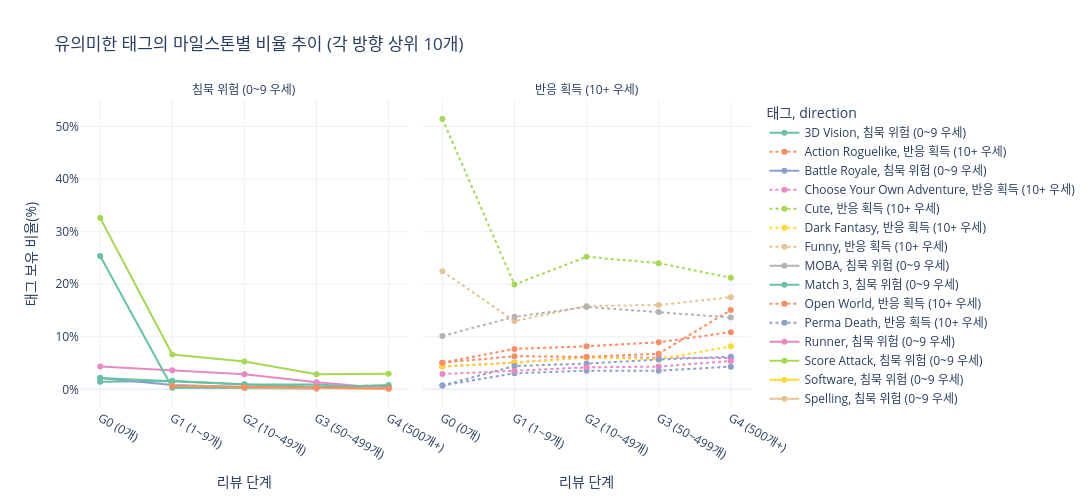

Notebook source saved alongside this figure:
### Code cell
TREND_TOP_N = 10
silence_tags = or_df[or_df["direction"] == "침묵 위험 (0~9 우세)"].head(TREND_TOP_N)["tag"].tolist()
response_tags = or_df[or_df["direction"] == "반응 획득 (10+ 우세)"].head(TREND_TOP_N)["tag"].tolist()
trend_tags = silence_tags + response_tags

trend_df = (
    milestone_tag[milestone_tag["tag"].isin(trend_tags)]
    .assign(milestone=lambda d: pd.Categorical(d["milestone"], categories=MILESTONE_ORDER, ordered=True))
    .sort_values(["tag", "milestone"])
)

# 방향 레이블 부여
direction_map = {t: "침묵 위험 (0~9 우세)" for t in silence_tags}
direction_map.update({t: "반응 획득 (10+ 우세)" for t in response_tags})
trend_df["direction"] = trend_df["tag"].map(direction_map)

color_map = {"침묵 위험 (0~9 우세)": "#e07a5f", "반응 획득 (10+ 우세)": "#3d405b"}

fig = px.line(
    trend_df,
    x="milestone",
    y="ratio",
    color="tag",
    line_dash="direction",
    facet_col="direction",
    markers=True,
    title=f"유의미한 태그의 마일스톤별 비율 추이 (각 방향 상위 {TREND_TOP_N}개)",
    labels={"milestone": "리뷰 단계", "ratio": "태그 보유 비율(%)", "tag": "태그"},
    category_orders={"milestone": MILESTONE_ORDER},
    color_discrete_sequence=px.colors.qualitative.Set2,
)

fig.update_traces(line_width=2, marker_size=6)
fig.update_layout(
    template="plotly_white",
    width=1100,
    height=500,
    hovermode="x unified",
    yaxis=dict(ticksuffix="%"),
    yaxis2=dict(ticksuffix="%"),
)
fig.for_each_annotation(lambda a: a.update(text=a.text.split("=")[-1]))

fig.show()

### Figure 1 — Plotly figure (JSON) as saved in the notebook; plotly's stock layout.template omitted (floating-point values rounded to 4 significant figures)
{"data": [{"hovertemplate": "태그=3D Vision<br>direction=침묵 위험 (0~9 우세)<br>리뷰 단계=%{x}<br>태그 보유 비율(%)=%{y}<extra></extra>", "legendgroup": "3D Vision, 침묵 위험 (0~9 우세)", "line": {"color": "rgb(102,194,165)", "dash": "solid", "width": 2}, "marker": {"size": 6, "symbol": "circle"}, "mode": "lines+markers", "name": "3D Vision, 침묵 위험 (0~9 우세)", "orientation": "v", "showlegend": true, "type": "scatter", "x": ["G0 (0개)", "G1 (1~9개)", "G2 (10~49개)", "G3 (50~499개)", "G4 (500개+)"], "xaxis": "x", "y": [1.449, 1.591, 0.9788, 0.9393, 0.2698], "yaxis": "y"}, {"hovertemplate": "태그=Action Roguelike<br>direction=반응 획득 (10+ 우세)<br>리뷰 단계=%{x}<br>태그 보유 비율(%)=%{y}<extra></extra>", "legendgroup": "Action Roguelike, 반응 획득 (10+ 우세)", "line": {"color": "rgb(252,141,98)", "dash": "dot", "width": 2}, "marker": {"size": 6, "symbol": "circle"}, "mode": "lines+markers", "name": "Action Roguelike, 반응 획득 (10+ 우세)", "orientation": "v", "showlegend": true, "type": "scatter", "x": ["G0 (0개)", "G1 (1~9개)", "G2 (10~49개)", "G3 (50~499개)", "G4 (500개+)"], "xaxis": "x2", "y": [5.072, 7.693, 8.197, 8.957, 10.88], "yaxis": "y2"}, {"hovertemplate": "태그=Battle Royale<br>direction=침묵 위험 (0~9 우세)<br>리뷰 단계=%{x}<br>태그 보유 비율(%)=%{y}<extra></extra>", "legendgroup": "Battle Royale, 침묵 위험 (0~9 우세)", "line": {"color": "rgb(141,160,203)", "dash": "solid", "width": 2}, "marker": {"size": 6, "symbol": "circle"}, "mode": "lines+markers", "name": "Battle Royale, 침묵 위험 (0~9 우세)", "orientation": "v", "showlegend": true, "type": "scatter", "x": ["G0 (0개)", "G1 (1~9개)", "G2 (10~49개)", "G3 (50~499개)", "G4 (500개+)"], "xaxis": "x", "y": [2.174, 0.8412, 0.4486, 0.4025, 0.5396], "yaxis": "y"}, {"hovertemplate": "태그=Choose Your Own Adventure<br>direction=반응 획득 (10+ 우세)<br>리뷰 단계=%{x}<br>태그 보유 비율(%)=%{y}<extra></extra>", "legendgroup": "Choose Your Own Adventure, 반응 획득 (10+ 우세)", "line": {"color": "rgb(231,138,195)", "dash": "dot", "width": 2}, "marker": {"size": 6, "symbol": "circle"}, "mode": "lines+markers", "name": "Choose Your Own Adventure, 반응 획득 (10+ 우세)", "orientation": "v", "showlegend": true, "type": "scatter", "x": ["G0 (0개)", "G1 (1~9개)", "G2 (10~49개)", "G3 (50~499개)", "G4 (500개+)"], "xaxis": "x2", "y": [4.348, 5.093, 6.097, 6.072, 5.935], "yaxis": "y2"}, {"hovertemplate": "태그=Cute<br>direction=반응 획득 (10+ 우세)<br>리뷰 단계=%{x}<br>태그 보유 비율(%)=%{y}<extra></extra>", "legendgroup": "Cute, 반응 획득 (10+ 우세)", "line": {"color": "rgb(166,216,84)", "dash": "dot", "width": 2}, "marker": {"size": 6, "symbol": "circle"}, "mode": "lines+markers", "name": "Cute, 반응 획득 (10+ 우세)", "orientation": "v", "showlegend": true, "type": "scatter", "x": ["G0 (0개)", "G1 (1~9개)", "G2 (10~49개)", "G3 (50~499개)", "G4 (500개+)"], "xaxis": "x2", "y": [51.45, 19.94, 25.22, 24.02, 21.22], "yaxis": "y2"}, {"hovertemplate": "태그=Dark Fantasy<br>direction=반응 획득 (10+ 우세)<br>리뷰 단계=%{x}<br>태그 보유 비율(%)=%{y}<extra></extra>", "legendgroup": "Dark Fantasy, 반응 획득 (10+ 우세)", "line": {"color": "rgb(255,217,47)", "dash": "dot", "width": 2}, "marker": {"size": 6, "symbol": "circle"}, "mode": "lines+markers", "name": "Dark Fantasy, 반응 획득 (10+ 우세)", "orientation": "v", "showlegend": true, "type": "scatter", "x": ["G0 (0개)", "G1 (1~9개)", "G2 (10~49개)", "G3 (50~499개)", "G4 (500개+)"], "xaxis": "x2", "y": [4.348, 5.017, 6.077, 5.736, 8.183], "yaxis": "y2"}, {"hovertemplate": "태그=Funny<br>direction=반응 획득 (10+ 우세)<br>리뷰 단계=%{x}<br>태그 보유 비율(%)=%{y}<extra></extra>", "legendgroup": "Funny, 반응 획득 (10+ 우세)", "line": {"color": "rgb(229,196,148)", "dash": "dot", "width": 2}, "marker": {"size": 6, "symbol": "circle"}, "mode": "lines+markers", "name": "Funny, 반응 획득 (10+ 우세)", "orientation": "v", "showlegend": true, "type": "scatter", "x": ["G0 (0개)", "G1 (1~9개)", "G2 (10~49개)", "G3 (50~499개)", "G4 (500개+)"], "xaxis": "x2", "y": [22.46, 13.0, 15.86, 16.03, 17.54], "yaxis": "y2"}, {"hovertemplate": "태그=MOBA<br>direction=침묵 위험 (0~9 우세)<br>리뷰 단계=%{x}<br>태그 보유 비율(%)=%{y}<extra></extra>", "legendgroup": "MOBA, 침묵 위험 (0~9 우세)", "line": {"color": "rgb(179,179,179)", "dash": "solid", "width": 2}, "marker": {"size": 6, "symbol": "circle"}, "mode": "lines+markers", "name": "MOBA, 침묵 위험 (0~9 우세)", "orientation": "v", "showlegend": true, "type": "scatter", "x": ["G1 (1~9개)", "G2 (10~49개)", "G3 (50~499개)"], "xaxis": "x", "y": [0.3365, 0.1835, 0.1006], "yaxis": "y"}, {"hovertemplate": "태그=Match 3<br>direction=침묵 위험 (0~9 우세)<br>리뷰 단계=%{x}<br>태그 보유 비율(%)=%{y}<extra></extra>", "legendgroup": "Match 3, 침묵 위험 (0~9 우세)", "line": {"color": "rgb(102,194,165)", "dash": "solid", "width": 2}, "marker": {"size": 6, "symbol": "circle"}, "mode": "lines+markers", "name": "Match 3, 침묵 위험 (0~9 우세)", "orientation": "v", "showlegend": true, "type": "scatter", "x": ["G0 (0개)", "G1 (1~9개)", "G2 (10~49개)", "G3 (50~499개)", "G4 (500개+)"], "xaxis": "x", "y": [2.174, 1.606, 0.9176, 0.5032, 0.1799], "yaxis": "y"}, {"hovertemplate": "태그=Open World<br>direction=반응 획득 (10+ 우세)<br>리뷰 단계=%{x}<br>태그 보유 비율(%)=%{y}<extra></extra>", "legendgroup": "Open World, 반응 획득 (10+ 우세)", "line": {"color": "rgb(252,141,98)", "dash": "dot", "width": 2}, "marker": {"size": 6, "symbol": "circle"}, "mode": "lines+markers", "name": "Open World, 반응 획득 (10+ 우세)", "orientation": "v", "showlegend": true, "type": "scatter", "x": ["G0 (0개)", "G1 (1~9개)", "G2 (10~49개)", "G3 (50~499개)", "G4 (500개+)"], "xaxis": "x2", "y": [5.072, 6.302, 6.179, 6.776, 15.11], "yaxis": "y2"}, {"hovertemplate": "태그=Perma Death<br>direction=반응 획득 (10+ 우세)<br>리뷰 단계=%{x}<br>태그 보유 비율(%)=%{y}<extra></extra>", "legendgroup": "Perma Death, 반응 획득 (10+ 우세)", "line": {"color": "rgb(141,160,203)", "dash": "dot", "width": 2}, "marker": {"size": 6, "symbol": "circle"}, "mode": "lines+markers", "name": "Perma Death, 반응 획득 (10+ 우세)", "orientation": "v", "showlegend": true, "type": "scatter", "x": ["G0 (0개)", "G1 (1~9개)", "G2 (10~49개)", "G3 (50~499개)", "G4 (500개+)"], "xaxis": "x2", "y": [0.7246, 3.044, 3.548, 3.556, 4.317], "yaxis": "y2"}, {"hovertemplate": "태그=Runner<br>direction=침묵 위험 (0~9 우세)<br>리뷰 단계=%{x}<br>태그 보유 비율(%)=%{y}<extra></extra>", "legendgroup": "Runner, 침묵 위험 (0~9 우세)", "line": {"color": "rgb(231,138,195)", "dash": "solid", "width": 2}, "marker": {"size": 6, "symbol": "circle"}, "mode": "lines+markers", "name": "Runner, 침묵 위험 (0~9 우세)", "orientation": "v", "showlegend": true, "type": "scatter", "x": ["G0 (0개)", "G1 (1~9개)", "G2 (10~49개)", "G3 (50~499개)", "G4 (500개+)"], "xaxis": "x", "y": [4.348, 3.64, 2.875, 1.342, 0.1799], "yaxis": "y"}, {"hovertemplate": "태그=Score Attack<br>direction=침묵 위험 (0~9 우세)<br>리뷰 단계=%{x}<br>태그 보유 비율(%)=%{y}<extra></extra>", "legendgroup": "Score Attack, 침묵 위험 (0~9 우세)", "line": {"color": "rgb(166,216,84)", "dash": "solid", "width": 2}, "marker": {"size": 6, "symbol": "circle"}, "mode": "lines+markers", "name": "Score Attack, 침묵 위험 (0~9 우세)", "orientation": "v", "showlegend": true, "type": "scatter", "x": ["G0 (0개)", "G1 (1~9개)", "G2 (10~49개)", "G3 (50~499개)", "G4 (500개+)"], "xaxis": "x", "y": [32.61, 6.623, 5.302, 2.851, 2.968], "yaxis": "y"}, {"hovertemplate": "태그=Software<br>direction=침묵 위험 (0~9 우세)<br>리뷰 단계=%{x}<br>태그 보유 비율(%)=%{y}<extra></extra>", "legendgroup": "Software, 침묵 위험 (0~9 우세)", "line": {"color": "rgb(255,217,47)", "dash": "solid", "width": 2}, "marker": {"size": 6, "symbol": "circle"}, "mode": "lines+markers", "name": "Software, 침묵 위험 (0~9 우세)", "orientation": "v", "showlegend": true, "type": "scatter", "x": ["G1 (1~9개)", "G2 (10~49개)", "G3 (50~499개)", "G4 (500개+)"], "xaxis": "x", "y": [0.6883, 0.2855, 0.2348, 0.08993], "yaxis": "y"}, {"hovertemplate": "태그=Spelling<br>direction=침묵 위험 (0~9 우세)<br>리뷰 단계=%{x}<br>태그 보유 비율(%)=%{y}<extra></extra>", "legendgroup": "Spelling, 침묵 위험 (0~9 우세)", "line": {"color": "rgb(229,196,148)", "dash": "solid", "width": 2}, "marker": {"size": 6, "symbol": "circle"}, "mode": "lines+markers", "name": "Spelling, 침묵 위험 (0~9 우세)", "orientation": "v", "showlegend": true, "type": "scatter", "x": ["G1 (1~9개)", "G2 (10~49개)", "G3 (50~499개)", "G4 (500개+)"], "xaxis": "x", "y": [0.5659, 0.4078, 0.1677, 0.08993], "yaxis": "y"}, {"hovertemplate": "태그=Stylized<br>direction=반응 획득 (10+ 우세)<br>리뷰 단계=%{x}<br>태그 보유 비율(%)=%{y}<extra></extra>", "legendgroup": "Stylized, 반응 획득 (10+ 우세)", "line": {"color": "rgb(179,179,179)", "dash": "dot", "width": 2}, "marker": {"size": 6, "symbol": "circle"}, "mode": "lines+markers", "name": "Stylized, 반응 획득 (10+ 우세)", "orientation": "v", "showlegend": true, "type": "scatter", "x": ["G0 (0개)", "G1 (1~9개)", "G2 (10~49개)", "G3 (50~499개)", "G4 (500개+)"], "xaxis": "x2", "y": [10.14, 13.8, 15.68, 14.73, 13.67], "yaxis": "y2"}, {"hovertemplate": "태그=Time Attack<br>direction=침묵 위험 (0~9 우세)<br>리뷰 단계=%{x}<br>태그 보유 비율(%)=%{y}<extra></extra>", "legendgroup": "Time Attack, 침묵 위험 (0~9 우세)", "line": {"color": "rgb(102,194,165)", "dash": "solid", "width": 2}, "marker": {"size": 6, "symbol": "circle"}, "mode": "lines+markers", "name": "Time Attack, 침묵 위험 (0~9 우세)", "orientation": "v", "showlegend": true, "type": "scatter", "x": ["G0 (0개)", "G1 (1~9개)", "G2 (10~49개)", "G3 (50~499개)", "G4 (500개+)"], "xaxis": "x", "y": [25.36, 0.3212, 0.3467, 0.4025, 0.8094], "yaxis": "y"}, {"hovertemplate": "태그=Trivia<br>direction=침묵 위험 (0~9 우세)<br>리뷰 단계=%{x}<br>태그 보유 비율(%)=%{y}<extra></extra>", "legendgroup": "Trivia, 침묵 위험 (0~9 우세)", "line": {"color": "rgb(252,141,98)", "dash": "solid", "width": 2}, "marker": {"size": 6, "symbol": "circle"}, "mode": "lines+markers", "name": "Trivia, 침묵 위험 (0~9 우세)", "orientation": "v", "showlegend": true, "type": "scatter", "x": ["G1 (1~9개)", "G2 (10~49개)", "G3 (50~499개)", "G4 (500개+)"], "xaxis": "x", "y": [0.6424, 0.4486, 0.3019, 0.1799], "yaxis": "y"}, {"hovertemplate": "태그=Turn-Based Tactics<br>direction=반응 획득 (10+ 우세)<br>리뷰 단계=%{x}<br>태그 보유 비율(%)=%{y}<extra></extra>", "legendgroup": "Turn-Based Tactics, 반응 획득 (10+ 우세)", "line": {"color": "rgb(141,160,203)", "dash": "dot", "width": 2}, "marker": {"size": 6, "symbol": "circle"}, "mode": "lines+markers", "name": "Turn-Based Tactics, 반응 획득 (10+ 우세)", "orientation": "v", "showlegend": true, "type": "scatter", "x": ["G0 (0개)", "G1 (1~9개)", "G2 (10~49개)", "G3 (50~499개)", "G4 (500개+)"], "xaxis": "x2", "y": [0.7246, 4.436, 4.894, 5.669, 6.205], "yaxis": "y2"}, {"hovertemplate": "태그=Violent<br>direction=반응 획득 (10+ 우세)<br>리뷰 단계=%{x}<br>태그 보유 비율(%)=%{y}<extra></extra>", "legendgroup": "Violent, 반응 획득 (10+ 우세)", "line": {"color": "rgb(231,138,195)", "dash": "dot", "width": 2}, "marker": {"size": 6, "symbol": "circle"}, "mode": "lines+markers", "name": "Violent, 반응 획득 (10+ 우세)", "orientation": "v", "showlegend": true, "type": "scatter", "x": ["G0 (0개)", "G1 (1~9개)", "G2 (10~49개)", "G3 (50~499개)", "G4 (500개+)"], "xaxis": "x2", "y": [2.899, 3.487, 4.18, 4.327, 5.396], "yaxis": "y2"}], "layout": {"annotations": [{"font": {}, "showarrow": false, "text": "침묵 위험 (0~9 우세)", "x": 0.245, "xanchor": "center", "xref": "paper", "y": 1, "yanchor": "bottom", "yref": "paper"}, {"font": {}, "showarrow": false, "text": "반응 획득 (10+ 우세)", "x": 0.755, "xanchor": "center", "xref": "paper", "y": 1, "yanchor": "bottom", "yref": "paper"}], "height": 500, "hovermode": "x unified", "legend": {"title": {"text": "태그, direction"}, "tracegroupgap": 0}, "title": {"text": "유의미한 태그의 마일스톤별 비율 추이 (각 방향 상위 10개)"}, "width": 1100, "xaxis": {"anchor": "y", "categoryarray": ["G0 (0개)", "G1 (1~9개)", "G2 (10~49개)", "G3 (50~499개)", "G4 (500개+)"], "categoryorder": "array", "domain": [0, 0.49], "title": {"text": "리뷰 단계"}}, "xaxis2": {"anchor": "y2", "categoryarray": ["G0 (0개)", "G1 (1~9개)", "G2 (10~49개)", "G3 (50~499개)", "G4 (500개+)"], "categoryorder": "array", "domain": [0.51, 1], "matches": "x", "title": {"text": "리뷰 단계"}}, "yaxis": {"anchor": "x", "domain": [0, 1], "ticksuffix": "%", "title": {"text": "태그 보유 비율(%)"}}, "yaxis2": {"anchor": "x2", "domain": [0, 1], "matches": "y", "showticklabels": false, "ticksuffix": "%"}}}
